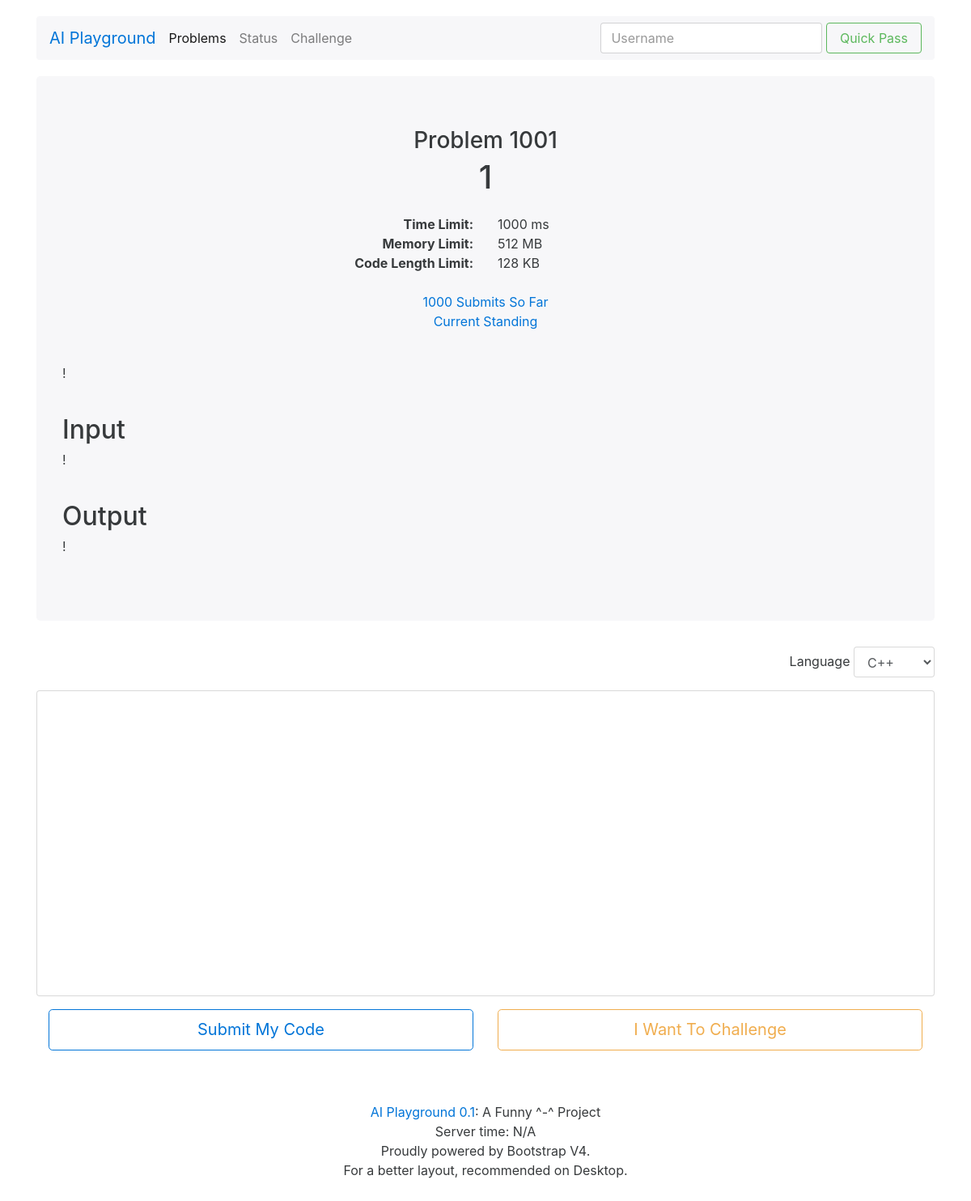
Page /problem/1001/ on the earlier database version.
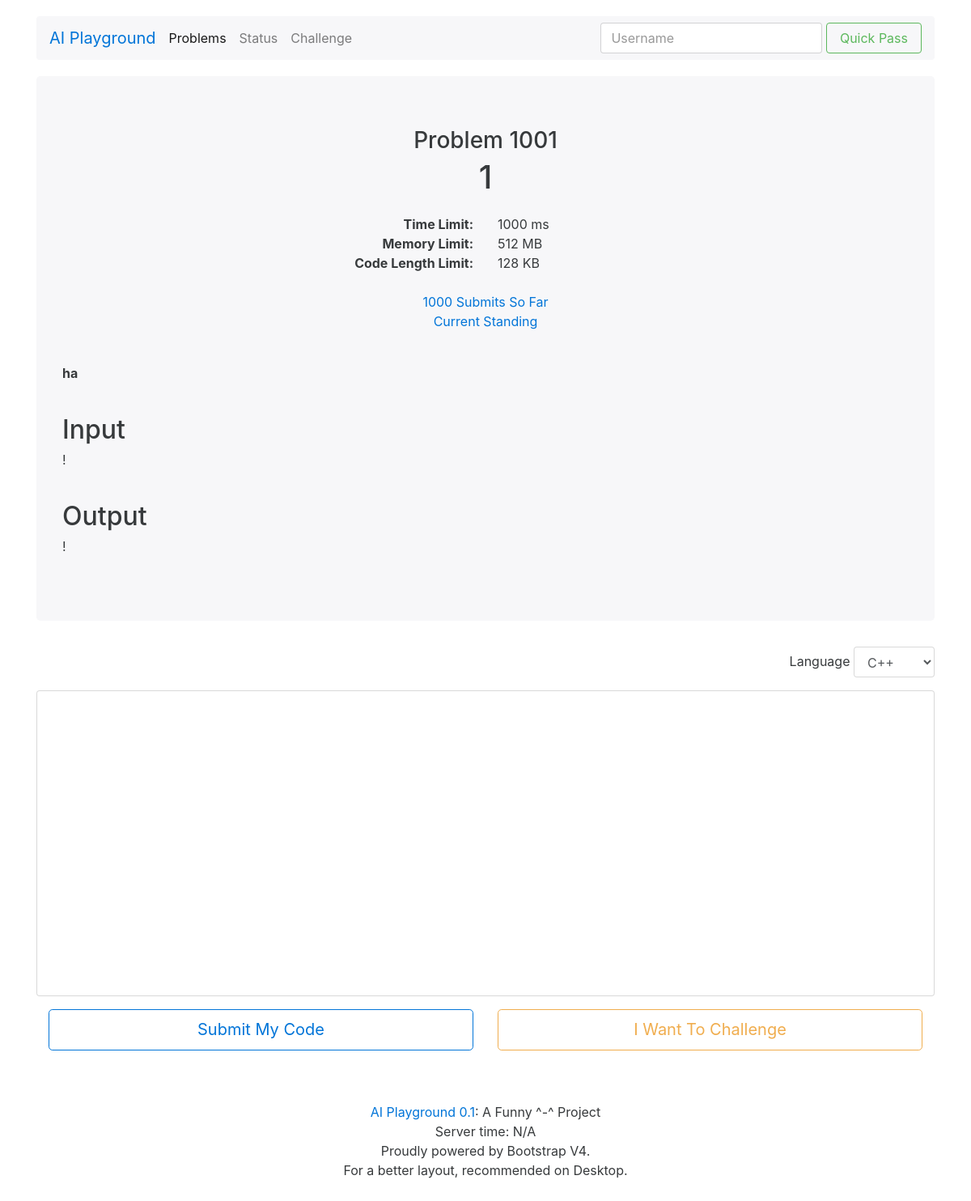
Same page on the later database version.
### problem/models.py (models this page shows, shortened)
class Problem(models.Model):
    STATUS_CHOICES = (
        ('r', 'Removed'),
        ('a', 'Available'),
    )
    id = models.IntegerField('#', primary_key=True)
    title = models.CharField('Title', max_length=70)
    submissions = models.IntegerField('Submissions', default=0)
    status = models.CharField('Status', max_length=1, choices=STATUS_CHOICES)
    likes = models.PositiveIntegerField('Likes', default=0)
    time_limit = models.IntegerField('Time Limit (ms)', default=1000)
    memory_limit = models.IntegerField('Memory Limit (MB)', default=512)
    program_limit = models.IntegerField('Program Limit (KB)', default=128)
    description = models.TextField('Description')
    input = models.TextField('Input')
    output = models.TextField('Output')
    samples = models.ManyToManyField(Data, 'Samples')
    class Meta:
        ordering = ['-id']

### problem/views.py (the view)
# urls.py: url(r'^problem/(\d+)/', problem_view, name='problem'),
def problem_view(request, get_id):
    problem = Problem.objects.get(id=get_id)
    problem.description = markdown2.markdown(problem.description, )
    problem.input = markdown2.markdown(problem.input)
    problem.output = markdown2.markdown(problem.output)
    return render(request, 'problem.html', {'problem': problem})

### templates/problem.html (shortened to what this page needs)
{% extends 'base.html' %}
{% block content %}
<div class="jumbotron bg-faded">
    <h3 class="text-xs-center">Problem {{ problem.id }}</h3>
    <h1 class="text-xs-center">{{ problem.title }}</h1>
    <div class="row my-2">
        <div class="col-xs-6 text-xs-right"><strong>Time Limit:</strong></div>
        <div class="col-xs-6">{{ problem.time_limit }} ms</div>
        <div class="col-xs-6 text-xs-right"><strong>Memory Limit:</strong></div>
        <div class="col-xs-6">{{ problem.memory_limit }} MB</div>
        <div class="col-xs-6 text-xs-right"><strong>Code Length Limit:</strong></div>
        <div class="col-xs-6">{{ problem.program_limit }} KB</div>
    </div>
    <div class="container text-xs-center xs-0 px-0 my-2">
        <p><a href="#">{{ problem.submissions }} Submits So Far</a><br>
        <a href="#">Current Standing</a></p>
    </div>
    <div class="container mx-0 px-0 my-2">{{ problem.description|safe }}</div>
    <div class="container mx-0 px-0 my-2">
        <h2>Input</h2>
        {{ problem.input|safe }}
    </div>
    <div class="container mx-0 px-0 mt-2">
        <h2>Output</h2>
        {{ problem.output|safe }}
    </div>
</div>
<form>
    <div class="form-group form-inline float-xs-right">
        <label for="languageSelect">Language</label>
        <select class="form-control" id="languageSelect">
            <option>C++</option>
        </select>
    </div>
    <div class="form-group">
        <textarea rows="18" class="form-control" style="resize:none; font-family: monospace;"></textarea>
    </div>
    <div class="container mx-0 px-0 mb-3">
        <div class="col-md-6 form-group">
            <button class="btn btn-lg btn-outline-primary btn-block" type="submit">Submit My Code</button>
        </div>
        <div class="col-md-6 form-group">
            <button class="btn btn-lg btn-outline-warning btn-block" type="submit">I Want To Challenge</button>
        </div>
    </div>
</form>
{% endblock %}

### templates/base.html (shortened to what this page needs)
{% load staticfiles %}
<!DOCTYPE html>
<html lang="en">
  <head>
    <link href="{% static 'bootstrap/css/bootstrap.min.css' %}" rel="stylesheet">
    <link href="{% static 'css/layout.css' %}" rel="stylesheet">
  </head>
  <body>
    <div class="container">
      {% include 'navbar.html' %}
      {% block content %}
      {% endblock %}
      <footer class="footer mt-3 mb-2 align-bottom">
        <p class="text-xs-center"><a class="text-primary" href="index.php">AI Playground 0.1</a>: A Funny ^-^ Project
        <br>Server time: N/A
        <br>Proudly powered by Bootstrap V4.
        <br>For a better layout, recommended on Desktop.</p>
      </footer>
    </div>
  </body>
</html>

### templates/navbar.html (shortened to what this page needs)
<nav class="navbar navbar-light bg-faded">
    <div class="collapse navbar-toggleable-md" id="navbarResponsive">
    <a class="navbar-brand text-primary" href="{% url 'home' %}">AI Playground</a>
    <ul class="nav navbar-nav">
        <li class="nav-item active">
            <a class="nav-link" href="{% url 'problist' %}">Problems</a>
        </li>
        <li class="nav-item">
            <a class="nav-link" href="{% url 'status' %}">Status</a>
        </li>
        <li class="nav-item">
            <a class="nav-link" href="#">Challenge</a>
        </li>
    </ul>
    {% if not request.user.is_authenticated %}
    <form class="form-inline float-md-right">
      <div class="form-group"><input class="form-control" type="text" placeholder="Username"></div>
      <div class="form-group"><button class="btn btn-outline-success" type="submit">Quick Pass</button></div>
    </form>
    {% endif %}
  </div>
</nav>

### static/css/layout.css (style rules this page uses)
body { padding-top: 20px; padding-bottom: 20px; }
.navbar { margin-bottom: 20px; }

Differences in the rows shown:
changed Problem id 1001: description "!" → "ha"
